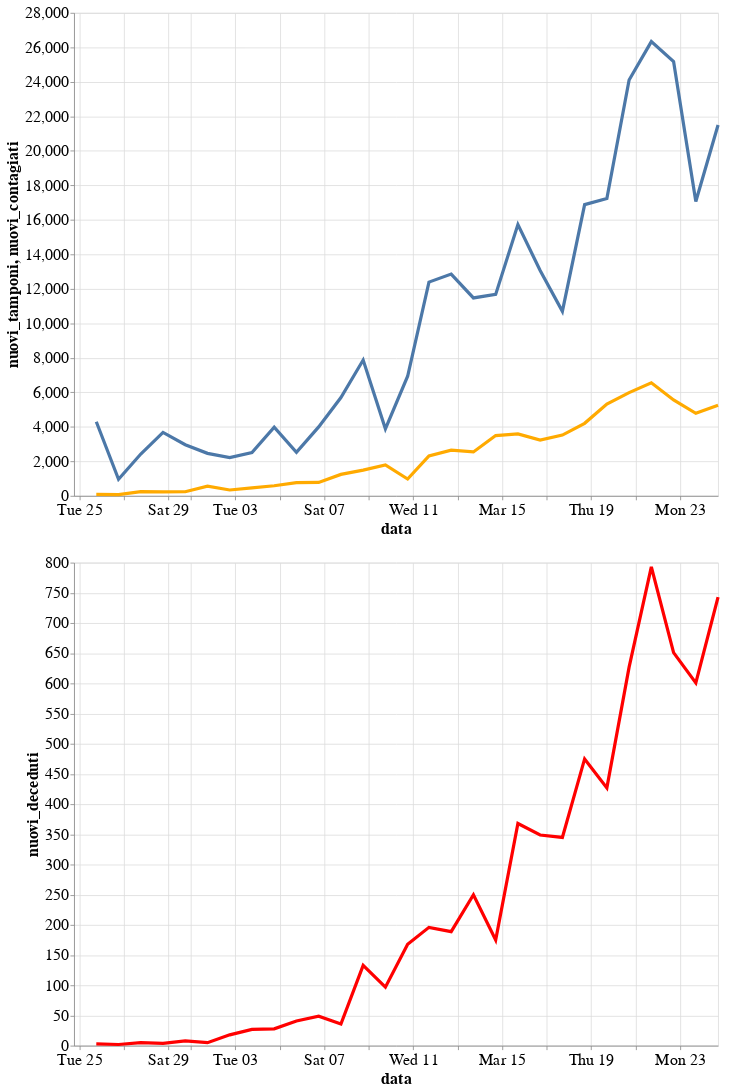

Notebook source saved alongside this figure:
### Code cell
base = alt.Chart(df).mark_line().encode(
    x='data:T',
).properties(
    height=600,
    width=800
)

base.encode(y='nuovi_tamponi') + base.encode(y='nuovi_contagiati', color=alt.value("#FFAA00")) & base.encode(y='nuovi_deceduti', color=alt.value("#FF0000"))

### Figure 1 — Vega-Lite specification as saved in the notebook (floating-point values rounded to 4 significant figures)
{"width": 400, "height": 300, "config": {"line": {"strokeWidth": 4}, "style": {"bar": {"size": 20}}, "legend": {"symbolSize": 100, "titleFontSize": 20, "labelFontSize": 20}, "axis": {"titleFontSize": 20, "labelFontSize": 20}}, "vconcat": [{"layer": [{"mark": "line", "encoding": {"x": {"type": "temporal", "field": "data"}, "y": {"type": "quantitative", "field": "nuovi_tamponi"}}, "height": 600, "width": 800}, {"mark": "line", "encoding": {"color": {"value": "#FFAA00"}, "x": {"type": "temporal", "field": "data"}, "y": {"type": "quantitative", "field": "nuovi_contagiati"}}, "height": 600, "width": 800}]}, {"mark": "line", "encoding": {"color": {"value": "#FF0000"}, "x": {"type": "temporal", "field": "data"}, "y": {"type": "quantitative", "field": "nuovi_deceduti"}}, "height": 600, "width": 800}], "data": {"name": "data-81b6c6a7d0b3c8ddfd7d3a13acebf578"}, "$schema": "https://vega.github.io/schema/vega-lite/v4.0.2.json", "datasets": {"data-81b6c6a7d0b3c8ddfd7d3a13acebf578": [{"data": "2020-02-24T18:00:00", "stato": "ITA", "ricoverati_con_sintomi": 101, "terapia_intensiva": 26, "totale_ospedalizzati": 127, "isolamento_domiciliare": 94, "totale_attualmente_positivi": 221, "nuovi_attualmente_positivi": 221, "dimessi_guariti": 1, "deceduti": 7, "totale_casi": 229, "tamponi": 4324, "nuovi_tamponi": null, "nuovi_deceduti": null, "nuovi_contagiati": null}, {"data": "2020-02-25T18:00:00", "stato": "ITA", "ricoverati_con_sintomi": 114, "terapia_intensiva": 35, "totale_ospedalizzati": 150, "isolamento_domiciliare": 162, "totale_attualmente_positivi": 311, "nuovi_attualmente_positivi": 90, "dimessi_guariti": 1, "deceduti": 10, "totale_casi": 322, "tamponi": 8623, "nuovi_tamponi": 4299.0, "nuovi_deceduti": 3.0, "nuovi_contagiati": 93.0}, {"data": "2020-02-26T18:00:00", "stato": "ITA", "ricoverati_con_sintomi": 128, "terapia_intensiva": 36, "totale_ospedalizzati": 164, "isolamento_domiciliare": 221, "totale_attualmente_positivi": 385, "nuovi_attualmente_positivi": 74, "dimessi_guariti": 3, "deceduti": 12, "totale_casi": 400, "tamponi": 9587, "nuovi_tamponi": 964.0, "nuovi_deceduti": 2.0, "nuovi_contagiati": 78.0}, {"data": "2020-02-27T18:00:00", "stato": "ITA", "ricoverati_con_sintomi": 248, "terapia_intensiva": 56, "totale_ospedalizzati": 304, "isolamento_domiciliare": 284, "totale_attualmente_positivi": 588, "nuovi_attualmente_positivi": 203, "dimessi_guariti": 45, "deceduti": 17, "totale_casi": 650, "tamponi": 12014, "nuovi_tamponi": 2427.0, "nuovi_deceduti": 5.0, "nuovi_contagiati": 250.0}, {"data": "2020-02-28T18:00:00", "stato": "ITA", "ricoverati_con_sintomi": 345, "terapia_intensiva": 64, "totale_ospedalizzati": 409, "isolamento_domiciliare": 412, "totale_attualmente_positivi": 821, "nuovi_attualmente_positivi": 233, "dimessi_guariti": 46, "deceduti": 21, "totale_casi": 888, "tamponi": 15695, "nuovi_tamponi": 3681.0, "nuovi_deceduti": 4.0, "nuovi_contagiati": 238.0}, {"data": "2020-02-29T18:00:00", "stato": "ITA", "ricoverati_con_sintomi": 401, "terapia_intensiva": 105, "totale_ospedalizzati": 506, "isolamento_domiciliare": 543, "totale_attualmente_positivi": 1049, "nuovi_attualmente_positivi": 228, "dimessi_guariti": 50, "deceduti": 29, "totale_casi": 1128, "tamponi": 18661, "nuovi_tamponi": 2966.0, "nuovi_deceduti": 8.0, "nuovi_contagiati": 240.0}, {"data": "2020-03-01T18:00:00", "stato": "ITA", "ricoverati_con_sintomi": 639, "terapia_intensiva": 140, "totale_ospedalizzati": 779, "isolamento_domiciliare": 798, "totale_attualmente_positivi": 1577, "nuovi_attualmente_positivi": 528, "dimessi_guariti": 83, "deceduti": 34, "totale_casi": 1694, "tamponi": 21127, "nuovi_tamponi": 2466.0, "nuovi_deceduti": 5.0, "nuovi_contagiati": 566.0}, {"data": "2020-03-02T18:00:00", "stato": "ITA", "ricoverati_con_sintomi": 742, "terapia_intensiva": 166, "totale_ospedalizzati": 908, "isolamento_domiciliare": 927, "totale_attualmente_positivi": 1835, "nuovi_attualmente_positivi": 258, "dimessi_guariti": 149, "deceduti": 52, "totale_casi": 2036, "tamponi": 23345, "nuovi_tamponi": 2218.0, "nuovi_deceduti": 18.0, "nuovi_contagiati": 342.0}, {"data": "2020-03-03T18:00:00", "stato": "ITA", "ricoverati_con_sintomi": 1034, "terapia_intensiva": 229, "totale_ospedalizzati": 1263, "isolamento_domiciliare": 1000, "totale_attualmente_positivi": 2263, "nuovi_attualmente_positivi": 428, "dimessi_guariti": 160, "deceduti": 79, "totale_casi": 2502, "tamponi": 25856, "nuovi_tamponi": 2511.0, "nuovi_deceduti": 27.0, "nuovi_contagiati": 466.0}, {"data": "2020-03-04T18:00:00", "stato": "ITA", "ricoverati_con_sintomi": 1346, "terapia_intensiva": 295, "totale_ospedalizzati": 1641, "isolamento_domiciliare": 1065, "totale_attualmente_positivi": 2706, "nuovi_attualmente_positivi": 443, "dimessi_guariti": 276, "deceduti": 107, "totale_casi": 3089, "tamponi": 29837, "nuovi_tamponi": 3981.0, "nuovi_deceduti": 28.0, "nuovi_contagiati": 587.0}, {"data": "2020-03-05T18:00:00", "stato": "ITA", "ricoverati_con_sintomi": 1790, "terapia_intensiva": 351, "totale_ospedalizzati": 2141, "isolamento_domiciliare": 1155, "totale_attualmente_positivi": 3296, "nuovi_attualmente_positivi": 590, "dimessi_guariti": 414, "deceduti": 148, "totale_casi": 3858, "tamponi": 32362, "nuovi_tamponi": 2525.0, "nuovi_deceduti": 41.0, "nuovi_contagiati": 769.0}, {"data": "2020-03-06T18:00:00", "stato": "ITA", "ricoverati_con_sintomi": 2394, "terapia_intensiva": 462, "totale_ospedalizzati": 2856, "isolamento_domiciliare": 1060, "totale_attualmente_positivi": 3916, "nuovi_attualmente_positivi": 620, "dimessi_guariti": 523, "deceduti": 197, "totale_casi": 4636, "tamponi": 36359, "nuovi_tamponi": 3997.0, "nuovi_deceduti": 49.0, "nuovi_contagiati": 778.0}, {"data": "2020-03-07T18:00:00", "stato": "ITA", "ricoverati_con_sintomi": 2651, "terapia_intensiva": 567, "totale_ospedalizzati": 3218, "isolamento_domiciliare": 1843, "totale_attualmente_positivi": 5061, "nuovi_attualmente_positivi": 1145, "dimessi_guariti": 589, "deceduti": 233, "totale_casi": 5883, "tamponi": 42062, "nuovi_tamponi": 5703.0, "nuovi_deceduti": 36.0, "nuovi_contagiati": 1247.0}, {"data": "2020-03-08T18:00:00", "stato": "ITA", "ricoverati_con_sintomi": 3557, "terapia_intensiva": 650, "totale_ospedalizzati": 4207, "isolamento_domiciliare": 2180, "totale_attualmente_positivi": 6387, "nuovi_attualmente_positivi": 1326, "dimessi_guariti": 622, "deceduti": 366, "totale_casi": 7375, "tamponi": 49937, "nuovi_tamponi": 7875.0, "nuovi_deceduti": 133.0, "nuovi_contagiati": 1492.0}, {"data": "2020-03-09T18:00:00", "stato": "ITA", "ricoverati_con_sintomi": 4316, "terapia_intensiva": 733, "totale_ospedalizzati": 5049, "isolamento_domiciliare": 2936, "totale_attualmente_positivi": 7985, "nuovi_attualmente_positivi": 1598, "dimessi_guariti": 724, "deceduti": 463, "totale_casi": 9172, "tamponi": 53826, "nuovi_tamponi": 3889.0, "nuovi_deceduti": 97.0, "nuovi_contagiati": 1797.0}, {"data": "2020-03-10T18:00:00", "stato": "ITA", "ricoverati_con_sintomi": 5038, "terapia_intensiva": 877, "totale_ospedalizzati": 5915, "isolamento_domiciliare": 2599, "totale_attualmente_positivi": 8514, "nuovi_attualmente_positivi": 529, "dimessi_guariti": 1004, "deceduti": 631, "totale_casi": 10149, "tamponi": 60761, "nuovi_tamponi": 6935.0, "nuovi_deceduti": 168.0, "nuovi_contagiati": 977.0}, {"data": "2020-03-11T17:00:00", "stato": "ITA", "ricoverati_con_sintomi": 5838, "terapia_intensiva": 1028, "totale_ospedalizzati": 6866, "isolamento_domiciliare": 3724, "totale_attualmente_positivi": 10590, "nuovi_attualmente_positivi": 2076, "dimessi_guariti": 1045, "deceduti": 827, "totale_casi": 12462, "tamponi": 73154, "nuovi_tamponi": 12390.0, "nuovi_deceduti": 196.0, "nuovi_contagiati": 2313.0}, {"data": "2020-03-12T17:00:00", "stato": "ITA", "ricoverati_con_sintomi": 6650, "terapia_intensiva": 1153, "totale_ospedalizzati": 7803, "isolamento_domiciliare": 5036, "totale_attualmente_positivi": 12839, "nuovi_attualmente_positivi": 2249, "dimessi_guariti": 1258, "deceduti": 1016, "totale_casi": 15113, "tamponi": 86011, "nuovi_tamponi": 12860.0, "nuovi_deceduti": 189.0, "nuovi_contagiati": 2651.0}, {"data": "2020-03-13T17:00:00", "stato": "ITA", "ricoverati_con_sintomi": 7426, "terapia_intensiva": 1328, "totale_ospedalizzati": 8754, "isolamento_domiciliare": 6201, "totale_attualmente_positivi": 14955, "nuovi_attualmente_positivi": 2116, "dimessi_guariti": 1439, "deceduti": 1266, "totale_casi": 17660, "tamponi": 97488, "nuovi_tamponi": 11480.0, "nuovi_deceduti": 250.0, "nuovi_contagiati": 2547.0}, {"data": "2020-03-14T17:00:00", "stato": "ITA", "ricoverati_con_sintomi": 8372, "terapia_intensiva": 1518, "totale_ospedalizzati": 9890, "isolamento_domiciliare": 7860, "totale_attualmente_positivi": 17750, "nuovi_attualmente_positivi": 2795, "dimessi_guariti": 1966, "deceduti": 1441, "totale_casi": 21157, "tamponi": 109170, "nuovi_tamponi": 11680.0, "nuovi_deceduti": 175.0, "nuovi_contagiati": 3497.0}, {"data": "2020-03-15T17:00:00", "stato": "ITA", "ricoverati_con_sintomi": 9663, "terapia_intensiva": 1672, "totale_ospedalizzati": 11335, "isolamento_domiciliare": 9268, "totale_attualmente_positivi": 20603, "nuovi_attualmente_positivi": 2853, "dimessi_guariti": 2335, "deceduti": 1809, "totale_casi": 24747, "tamponi": 124899, "nuovi_tamponi": 15730.0, "nuovi_deceduti": 368.0, "nuovi_contagiati": 3590.0}, {"data": "2020-03-16T17:00:00", "stato": "ITA", "ricoverati_con_sintomi": 11025, "terapia_intensiva": 1851, "totale_ospedalizzati": 12876, "isolamento_domiciliare": 10197, "totale_attualmente_positivi": 23073, "nuovi_attualmente_positivi": 2470, "dimessi_guariti": 2749, "deceduti": 2158, "totale_casi": 27980, "tamponi": 137962, "nuovi_tamponi": 13060.0, "nuovi_deceduti": 349.0, "nuovi_contagiati": 3233.0}, {"data": "2020-03-17T17:00:00", "stato": "ITA", "ricoverati_con_sintomi": 12894, "terapia_intensiva": 2060, "totale_ospedalizzati": 14954, "isolamento_domiciliare": 11108, "totale_attualmente_positivi": 26062, "nuovi_attualmente_positivi": 2989, "dimessi_guariti": 2941, "deceduti": 2503, "totale_casi": 31506, "tamponi": 148657, "nuovi_tamponi": 10700.0, "nuovi_deceduti": 345.0, "nuovi_contagiati": 3526.0}, {"data": "2020-03-18T17:00:00", "stato": "ITA", "ricoverati_con_sintomi": 14363, "terapia_intensiva": 2257, "totale_ospedalizzati": 16620, "isolamento_domiciliare": 12090, "totale_attualmente_positivi": 28710, "nuovi_attualmente_positivi": 2648, "dimessi_guariti": 4025, "deceduti": 2978, "totale_casi": 35713, "tamponi": 165541, "nuovi_tamponi": 16880.0, "nuovi_deceduti": 475.0, "nuovi_contagiati": 4207.0}, {"data": "2020-03-19T17:00:00", "stato": "ITA", "ricoverati_con_sintomi": 15757, "terapia_intensiva": 2498, "totale_ospedalizzati": 18255, "isolamento_domiciliare": 14935, "totale_attualmente_positivi": 33190, "nuovi_attualmente_positivi": 4480, "dimessi_guariti": 4440, "deceduti": 3405, "totale_casi": 41035, "tamponi": 182777, "nuovi_tamponi": 17240.0, "nuovi_deceduti": 427.0, "nuovi_contagiati": 5322.0}, {"data": "2020-03-20T17:00:00", "stato": "ITA", "ricoverati_con_sintomi": 16020, "terapia_intensiva": 2655, "totale_ospedalizzati": 18675, "isolamento_domiciliare": 19185, "totale_attualmente_positivi": 37860, "nuovi_attualmente_positivi": 4670, "dimessi_guariti": 5129, "deceduti": 4032, "totale_casi": 47021, "tamponi": 206886, "nuovi_tamponi": 24110.0, "nuovi_deceduti": 627.0, "nuovi_contagiati": 5986.0}, {"data": "2020-03-21T17:00:00", "stato": "ITA", "ricoverati_con_sintomi": 17708, "terapia_intensiva": 2857, "totale_ospedalizzati": 20565, "isolamento_domiciliare": 22116, "totale_attualmente_positivi": 42681, "nuovi_attualmente_positivi": 4821, "dimessi_guariti": 6072, "deceduti": 4825, "totale_casi": 53578, "tamponi": 233222, "nuovi_tamponi": 26340.0, "nuovi_deceduti": 793.0, "nuovi_contagiati": 6557.0}, {"data": "2020-03-22T17:00:00", "stato": "ITA", "ricoverati_con_sintomi": 19846, "terapia_intensiva": 3009, "totale_ospedalizzati": 22855, "isolamento_domiciliare": 23783, "totale_attualmente_positivi": 46638, "nuovi_attualmente_positivi": 3957, "dimessi_guariti": 7024, "deceduti": 5476, "totale_casi": 59138, "tamponi": 258402, "nuovi_tamponi": 25180.0, "nuovi_deceduti": 651.0, "nuovi_contagiati": 5560.0}, {"data": "2020-03-23T17:00:00", "stato": "ITA", "ricoverati_con_sintomi": 20692, "terapia_intensiva": 3204, "totale_ospedalizzati": 23896, "isolamento_domiciliare": 26522, "totale_attualmente_positivi": 50418, "nuovi_attualmente_positivi": 3780, "dimessi_guariti": 7432, "deceduti": 6077, "totale_casi": 63927, "tamponi": 275468, "nuovi_tamponi": 17070.0, "nuovi_deceduti": 601.0, "nuovi_contagiati": 4789.0}, {"data": "2020-03-24T17:00:00", "stato": "ITA", "ricoverati_con_sintomi": 21937, "terapia_intensiva": 3396, "totale_ospedalizzati": 25333, "isolamento_domiciliare": 28697, "totale_attualmente_positivi": 54030, "nuovi_attualmente_positivi": 3612, "dimessi_guariti": 8326, "deceduti": 6820, "totale_casi": 69176, "tamponi": 296964, "nuovi_tamponi": 21500.0, "nuovi_deceduti": 743.0, "nuovi_contagiati": 5249.0}]}}
